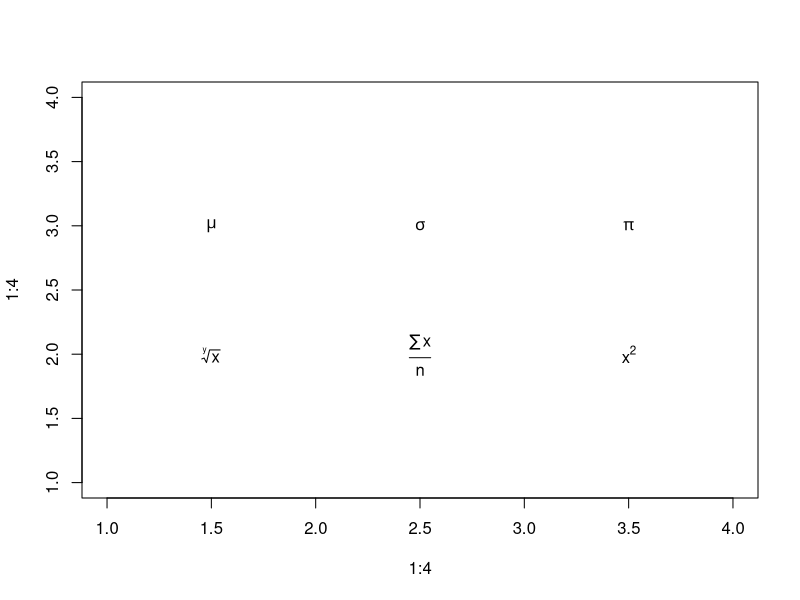
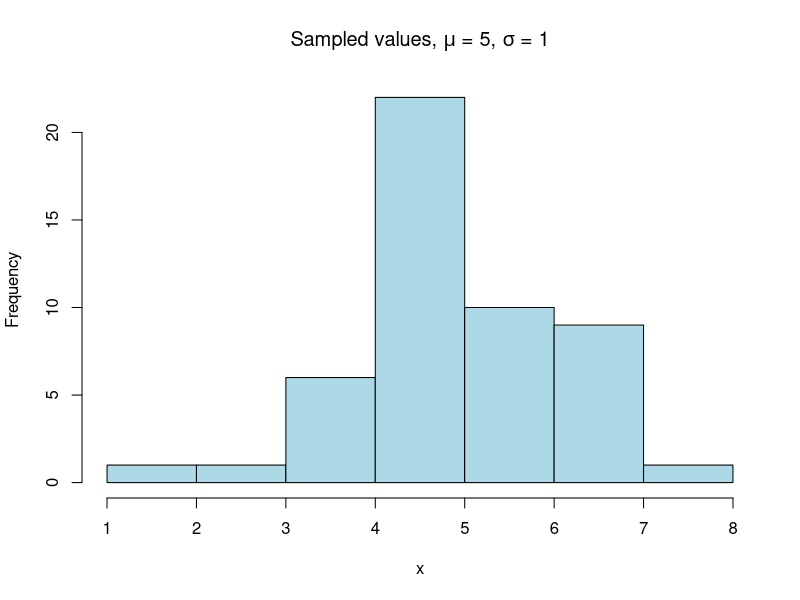
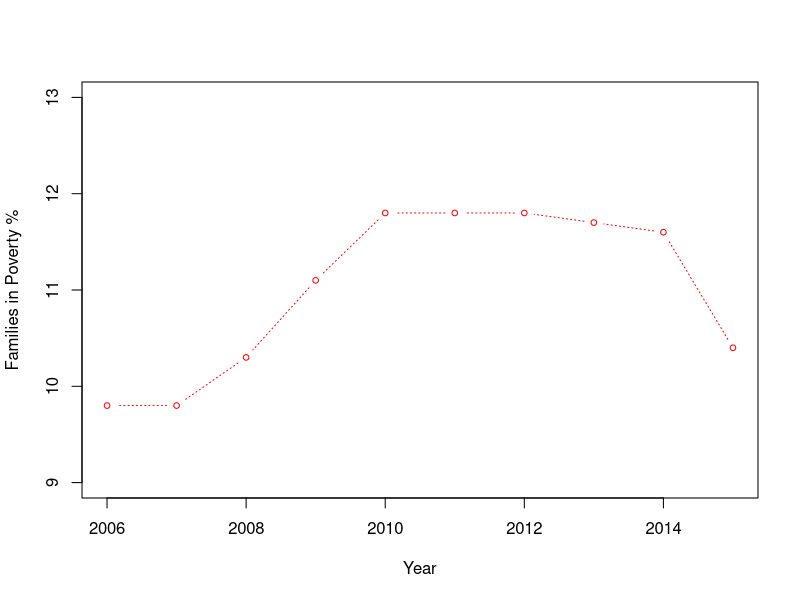
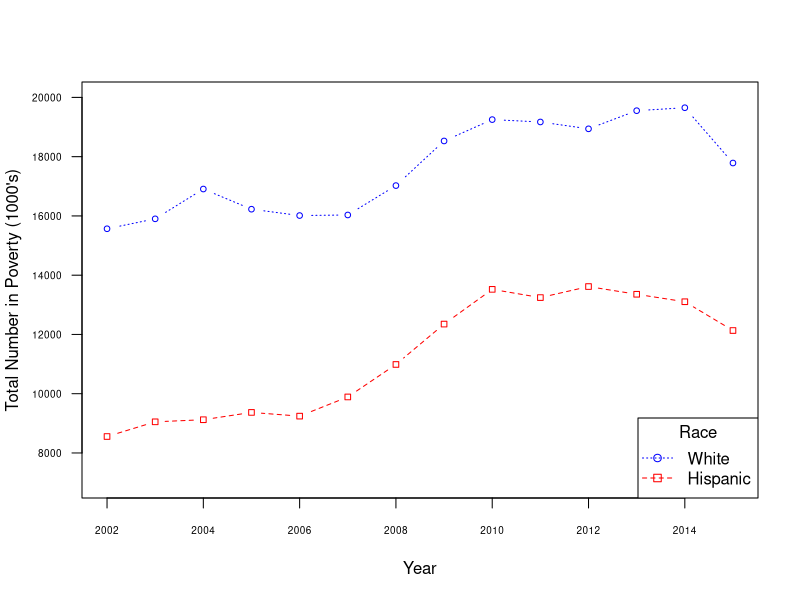
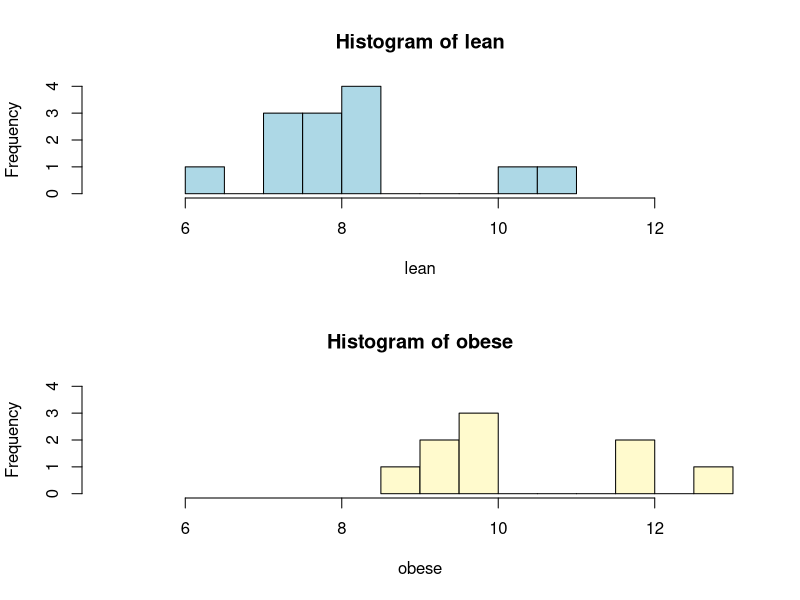
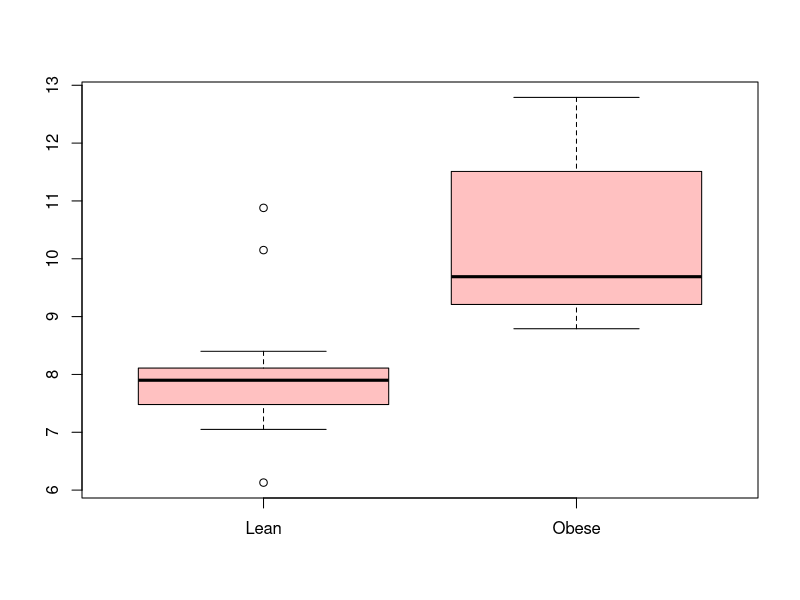
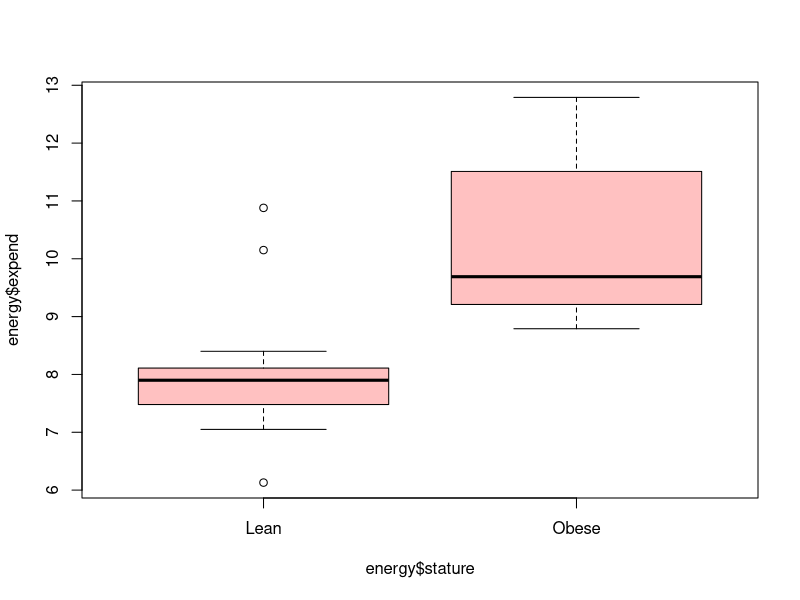

These figures' R source, in order:
## ---- chunk 1
knitr::opts_chunk$set(echo = TRUE)  # FALSE hides all code...
## ---- chunk 2

library(sqldf)
library(dplyr)

## ---- chunk 3
# Create a blank plot.
plot(1:4, 1:4, type = "n")

# Add text inside the plot to demonstrate how to embed math symbols and/or equations.
text(1.5, 3, expression(mu))
text(2.5, 3, expression(sigma))
text(3.5, 3, expression(pi))
text(1.5, 2, expression(sqrt(x, y)))
text(2.5, 2, expression(frac(sum(x), n)))
text(3.5, 2, expression(x^2))

## ---- chunk 4
# Generate random numbers from a normal distribution.
x <- rnorm(mean = 5, sd = 1, n = 50)

# Create a histogram with a title, indicating the mean and standard deviation.
hist(x, main = expression(paste("Sampled values, ", mu, " = 5, ", sigma, " = 1")),
         col = "lightblue")
## ---- chunk 5

# Create dataframe from the data file
poverty <- read.delim("family_poverty.txt", sep = "\t", stringsAsFactors = FALSE)

opar <- par(no.readonly = TRUE)
ten  <- subset(poverty, year > 2005)

# Plot poverty % by year.
plot(ten$year, ten$family_poverty_pct,
               xlab = "Year",
               ylab = "Families in Poverty %",
               ylim = c(9, 13), 
               type = "b", 
               cex  = .75,
               lty  = 3,
               col  = "red",
               pch  = 1)

# Reset the parameters.
par(opar) 

## ---- chunk 6

tmp <- read.delim("race_poverty.txt", sep = "\t", stringsAsFactors = FALSE)

# Because the read.delim command imports the tot_num_poverty variable as
# a character string, we need to convert it to a numeric.  The problem
# is that the "numbers" are formatted with commas.  These must first be
# removed before converting the string to a number.

tot_num_poverty <- as.numeric(gsub(",", "", tmp$tot_num_poverty))

# Create a custom dataframe for the plot.
poverty <- data.frame(year = tmp$year, 
                      tot_num_poverty, 
                      pct_total_poverty = tmp$pct_total_poverty, 
                      race = tmp$race)

# Create vectors, one for each race represented.
white    <- subset(poverty, race == "white")
hispanic <- subset(poverty, race == "hispanic")
black    <- subset(poverty, race == "black")
asian    <- subset(poverty, race == "asian")

x <- white$year
y <- white$tot_num_poverty

plot(x, y,
     xlab = "Year",
     ylab = "Total Number in Poverty (1000's)",
     ylim = c(7000, 20000),
     type = "b", 
     cex  = .75,
     lty  = 3,
     col  = "blue",
     pch  = 1,
     las  = 1,
     cex.axis = .60)

x <- hispanic$year
y <- hispanic$tot_num_poverty

# Now plot the Hispanic line, using a different color and line type.
lines(x, y, type = "b", lty = 2, col = "red", pch = 0, cex = .75)

# Add legend to distinguish between the two lines.
legend("bottomright",
       title = "Race",
       c("White","Hispanic"),
       lty   = c(3, 2), 
       pch   = c(1, 0),
       col   = c("blue","red"))

## ---- chunk 7

# Create dataframe from data file.
energy <- read.csv("energy_expend.csv", stringsAsFactors = FALSE)

# Create two vectors, one for each stature factor.
lean  <- energy$expend[energy$stature == "lean"]
obese <- energy$expend[energy$stature == "obese"]

# Set graphic device parameters to 2 rows and 1 column.
par(mfrow = c(2, 1))    

# Graph the two vectors.
hist(lean, breaks = 10, xlim = c(5, 13), ylim = c(0, 4), col = "lightblue")
hist(obese, breaks = 10, xlim = c(5, 13), ylim = c(0, 4), col = "lemonchiffon")

# Restore graphic device to 1 row, 1 column.
par(mfrow = c(1, 1))    

## ---- chunk 8

# Two ways to create the boxplot.
boxplot(lean, obese, names = c("Lean","Obese"), col = "rosybrown1")
boxplot(energy$expend ~ energy$stature, names = c("Lean","Obese"), col = "rosybrown1")
